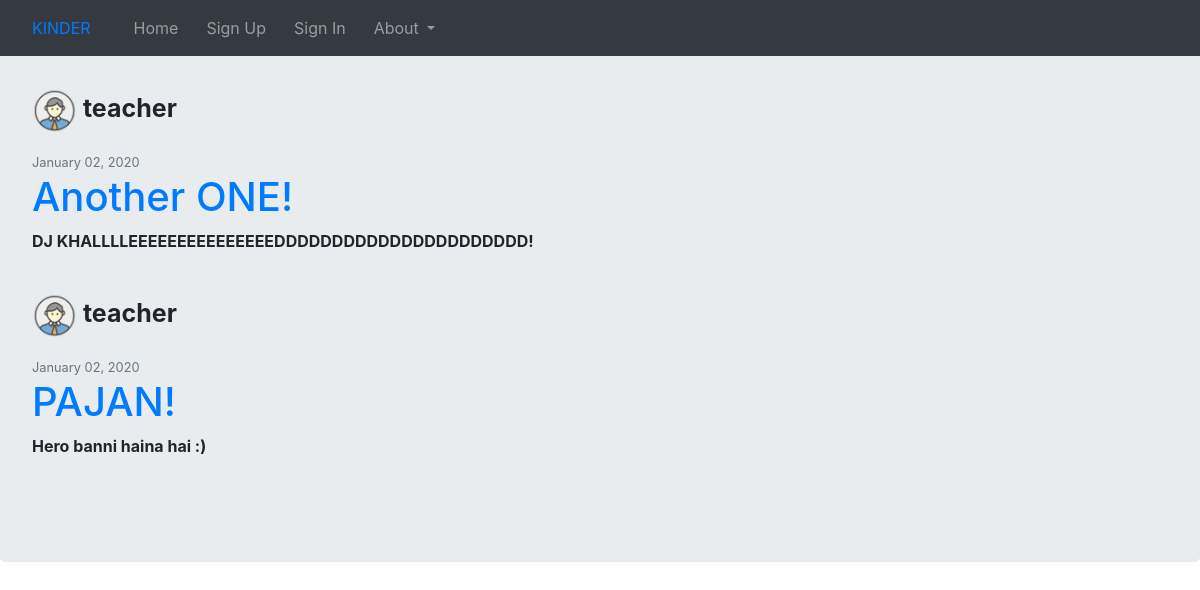
The app's page /home.html with its own data.
### second/models.py (models this page shows, shortened)
class Post(models.Model):
    title = models.CharField(max_length=100)
    content = models.TextField()
    date_posted = models.DateTimeField(default=timezone.now)
    author = models.ForeignKey(User, on_delete=models.CASCADE)

class Profile(models.Model):
    user = models.OneToOneField(User, on_delete=models.CASCADE)
    image = models.ImageField(default='default.jpg', upload_to='profile_pics')

### second/views.py (the view)
# urls.py: path('home.html',second_views.home, name='home'),
def home(request):
    context = {
        'posts': Post.objects.all(),
    }
    return render(request, 'home.html', context)

### second/templates/home.html (shortened to what this page needs)
{% extends "base1.html" %}
{% block base2 %}
<div class="jumbotron">
    <br>
    {% for post in posts %}
    <div name='posts'>
        <b><p style="font-size:25px;"><img class="rounded-circle account-img" src="{{ post.author.profile.image.url }}" height = "45px", width="45px">
        {{post.author}}</p></b>
        <small class = "text-muted">{{ post.date_posted|date:"F d, Y"}}</small>
        <div><a href="{% url 'post-detail' post.id %}">
                <h1>{{post.title}}</h1>
            </a>
        </div>
        <p><b>{{post.content}}</b></p>
        <br>
    </div>
    {% endfor %}
</div>
{% endblock %}

### records on screen
Post: author.profile.image (picture), author "teacher", date_posted "January 02, 2020", title "Another ONE!", content "DJ KHALLLLEEEEEEEEEEEEEEEDDDDDDDDDDDDDDDDDDDDDD!"
Post: author.profile.image (picture), author "teacher", date_posted "January 02, 2020", title "PAJAN!", content "Hero banni haina hai :)"
